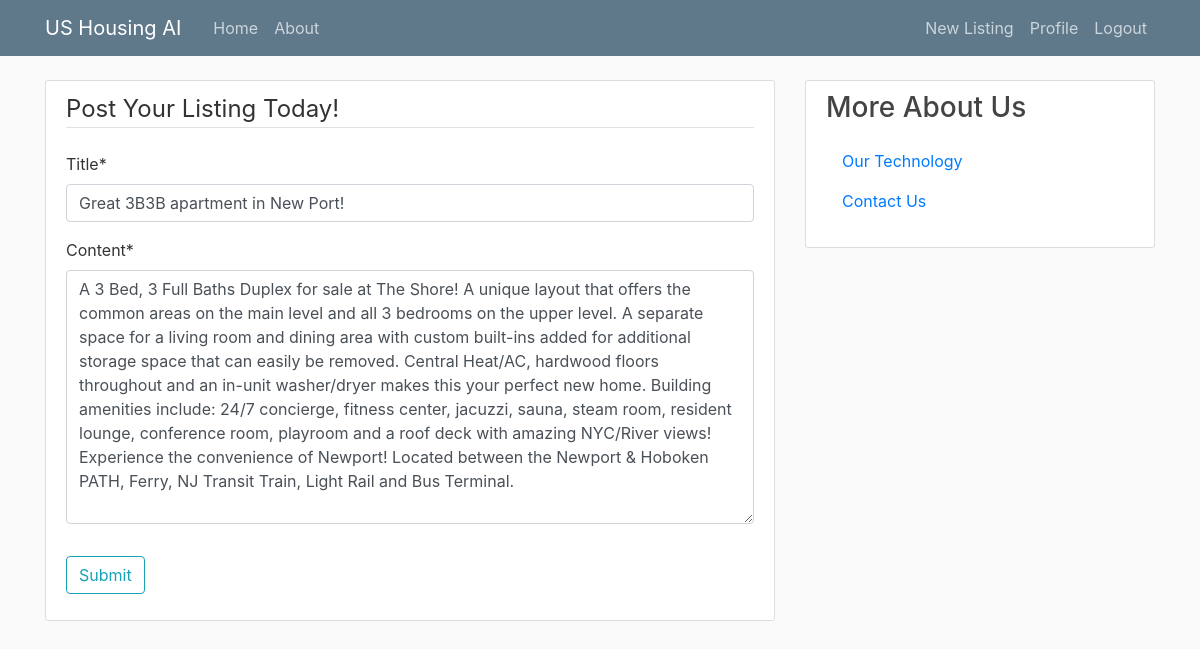
Screenshot of /post/3/update/ (signed in) with the database file from the repository.
### housing/models.py (models this page shows, shortened)
class Post(models.Model):
    title = models.CharField(max_length=100)
    content = models.TextField()
    date_posted = models.DateTimeField(default=timezone.now)
    price = models.CharField(max_length=20)
    image1 = models.ImageField(upload_to='housing_pics', blank = True)
    image2 = models.ImageField(upload_to='housing_pics', blank = True)
    image3 = models.ImageField(upload_to='housing_pics', blank = True)
    image4 = models.ImageField(upload_to='housing_pics', blank = True)
    image5 = models.ImageField(upload_to='housing_pics', blank = True)
    author = models.ForeignKey(User, on_delete=models.CASCADE)

### housing/views.py (the view, shortened to what this page needs)
# urls.py: path('post/<int:pk>/update/', PostUpdateView.as_view(), name='post-update'),
class PostUpdateView(LoginRequiredMixin, UserPassesTestMixin, UpdateView):
    model = Post
    fields = ['title', 'content']
    def test_func(self):
        post = self.get_object()
        if self.request.user == post.author:
            return True
        return False

### housing/templates/housing/post_form.html (shortened to what this page needs)
{% extends "housing/base.html" %}
{% load crispy_forms_tags %}
{% block content %}
    <div class="content-section">
        <form method="POST">
            <fieldset class="form-group">
                <legend class="border-bottom mb-4">Post Your Listing Today!</legend>
                {{ form|crispy }}
            </fieldset>
            <div class="form-group">
                <button class="btn btn-outline-info" type="submit">Submit</button>
            </div>
        </form>
    </div>
{% endblock content %}

### housing/static/housing/main.css (style rules this page uses)
body { background: #fafafa; color: #333333; margin-top: 5rem; }
.content-section { background: #ffffff; padding: 10px 20px; border: 1px solid #dddddd; border-radius: 3px; margin-bottom: 20px; }

### rows the page displays
Post: title "Great 3B3B apartment in New Port!", content "A 3 Bed, 3 Full Baths Duplex for sale at The Shore! A unique layout that offers the common areas on the main level and all 3 bedrooms on the upper level. A separate space for a living room and dining area with custom built-ins added for additional storage space that can easily be removed. Central Heat/AC, hardwood floors throughout and an in-unit washer/dryer makes this your perfect new home. Building amenities include: 24/7 concierge, fitness center, jacuzzi, sauna, steam room, resident lounge, conference room, playroom and a roof deck with amazing NYC/River views! Experience the convenience of Newport! Located between the Newport & Hoboken PATH, Ferry, NJ Transit Train, Light Rail and Bus…"
